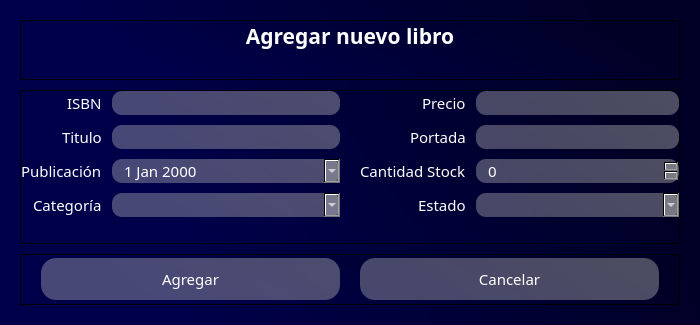
<?xml version="1.0" encoding="UTF-8"?>
<ui version="4.0">
 <class>Dialog</class>
 <widget class="QDialog" name="Dialog">
  <property name="geometry">
   <rect>
    <x>0</x>
    <y>0</y>
    <width>700</width>
    <height>325</height>
   </rect>
  </property>
  <property name="windowTitle">
   <string>Agregar nuevo libro</string>
  </property>
  <property name="windowIcon">
   <iconset>
    <normaloff>../icons/book.png</normaloff>../icons/book.png</iconset>
  </property>
  <property name="whatsThis">
   <string/>
  </property>
  <property name="styleSheet">
   <string notr="true"/>
  </property>
  <property name="modal">
   <bool>true</bool>
  </property>
  <layout class="QVBoxLayout" name="verticalLayout">
   <property name="spacing">
    <number>0</number>
   </property>
   <property name="leftMargin">
    <number>0</number>
   </property>
   <property name="topMargin">
    <number>0</number>
   </property>
   <property name="rightMargin">
    <number>0</number>
   </property>
   <property name="bottomMargin">
    <number>0</number>
   </property>
   <item>
    <widget class="QWidget" name="widget" native="true">
     <property name="styleSheet">
      <string notr="true">background-color: qlineargradient(spread:pad, x1:1, y1:0.363, x2:0, y2:0.528864, stop:0.0696517 rgba(0, 0, 38, 255), stop:0.81592 rgba(0, 0, 74, 255));</string>
     </property>
     <layout class="QVBoxLayout" name="verticalLayout_2" stretch="2,6,2">
      <property name="spacing">
       <number>10</number>
      </property>
      <property name="leftMargin">
       <number>20</number>
      </property>
      <property name="topMargin">
       <number>20</number>
      </property>
      <property name="rightMargin">
       <number>20</number>
      </property>
      <property name="bottomMargin">
       <number>20</number>
      </property>
      <item>
       <widget class="QFrame" name="header">
        <property name="font">
         <font>
          <family>Candara</family>
          <pointsize>14</pointsize>
          <weight>75</weight>
          <bold>true</bold>
         </font>
        </property>
        <property name="frameShape">
         <enum>QFrame::StyledPanel</enum>
        </property>
        <property name="frameShadow">
         <enum>QFrame::Raised</enum>
        </property>
        <layout class="QVBoxLayout" name="verticalLayout_3" stretch="5,5">
         <property name="spacing">
          <number>10</number>
         </property>
         <property name="leftMargin">
          <number>0</number>
         </property>
         <property name="topMargin">
          <number>0</number>
         </property>
         <property name="rightMargin">
          <number>0</number>
         </property>
         <property name="bottomMargin">
          <number>0</number>
         </property>
         <item>
          <widget class="QLabel" name="lblTitle">
           <property name="font">
            <font>
             <family>Candara</family>
             <pointsize>16</pointsize>
             <weight>75</weight>
             <bold>true</bold>
            </font>
           </property>
           <property name="styleSheet">
            <string notr="true">color: rgb(255, 255, 255);
background-color: none;</string>
           </property>
           <property name="text">
            <string>Agregar nuevo libro</string>
           </property>
           <property name="alignment">
            <set>Qt::AlignCenter</set>
           </property>
          </widget>
         </item>
         <item>
          <widget class="QLabel" name="lblWarning">
           <property name="font">
            <font>
             <family>Candara</family>
             <pointsize>10</pointsize>
            </font>
           </property>
           <property name="styleSheet">
            <string notr="true">color: rgb(255, 255, 255);
background-color: none;</string>
           </property>
           <property name="text">
            <string/>
           </property>
           <property name="alignment">
            <set>Qt::AlignCenter</set>
           </property>
          </widget>
         </item>
        </layout>
       </widget>
      </item>
      <item>
       <widget class="QFrame" name="content">
        <property name="frameShape">
         <enum>QFrame::StyledPanel</enum>
        </property>
        <property name="frameShadow">
         <enum>QFrame::Raised</enum>
        </property>
        <layout class="QHBoxLayout" name="horizontalLayout" stretch="5,5">
         <property name="spacing">
          <number>20</number>
         </property>
         <property name="leftMargin">
          <number>0</number>
         </property>
         <property name="topMargin">
          <number>0</number>
         </property>
         <property name="rightMargin">
          <number>0</number>
         </property>
         <property name="bottomMargin">
          <number>0</number>
         </property>
         <item>
          <layout class="QFormLayout" name="formLayout">
           <property name="labelAlignment">
            <set>Qt::AlignRight|Qt::AlignTrailing|Qt::AlignVCenter</set>
           </property>
           <property name="horizontalSpacing">
            <number>10</number>
           </property>
           <property name="verticalSpacing">
            <number>10</number>
           </property>
           <item row="0" column="0">
            <widget class="QLabel" name="lblISBN">
             <property name="font">
              <font>
               <family>Candara</family>
               <pointsize>11</pointsize>
              </font>
             </property>
             <property name="styleSheet">
              <string notr="true">color: rgb(255, 255, 255);
background-color: none;</string>
             </property>
             <property name="text">
              <string>ISBN</string>
             </property>
            </widget>
           </item>
           <item row="0" column="1">
            <widget class="QLineEdit" name="txtIsbn">
             <property name="font">
              <font>
               <family>Candara</family>
               <pointsize>11</pointsize>
              </font>
             </property>
             <property name="styleSheet">
              <string notr="true">background-color: qlineargradient(spread:pad, x1:1, y1:0.363, x2:0, y2:0.528864, stop:0.0696517 rgba(184, 184, 184, 105), stop:0.81592 rgba(195, 195, 195, 94));

border-radius: 10px;
color: rgb(255, 255, 255);
padding-left: 10px;</string>
             </property>
            </widget>
           </item>
           <item row="1" column="0">
            <widget class="QLabel" name="lblTitulo">
             <property name="font">
              <font>
               <family>Candara</family>
               <pointsize>11</pointsize>
              </font>
             </property>
             <property name="styleSheet">
              <string notr="true">color: rgb(255, 255, 255);
background-color: none;</string>
             </property>
             <property name="text">
              <string>Titulo</string>
             </property>
            </widget>
           </item>
           <item row="1" column="1">
            <widget class="QLineEdit" name="txtTitulo">
             <property name="font">
              <font>
               <family>Candara</family>
               <pointsize>11</pointsize>
              </font>
             </property>
             <property name="styleSheet">
              <string notr="true">background-color: qlineargradient(spread:pad, x1:1, y1:0.363, x2:0, y2:0.528864, stop:0.0696517 rgba(184, 184, 184, 105), stop:0.81592 rgba(195, 195, 195, 94));

border-radius: 10px;
color: rgb(255, 255, 255);
padding-left: 10px;</string>
             </property>
            </widget>
           </item>
           <item row="2" column="0">
            <widget class="QLabel" name="lblFechaPub">
             <property name="font">
              <font>
               <family>Candara</family>
               <pointsize>11</pointsize>
              </font>
             </property>
             <property name="styleSheet">
              <string notr="true">color: rgb(255, 255, 255);
background-color: none;</string>
             </property>
             <property name="text">
              <string>Publicación</string>
             </property>
            </widget>
           </item>
           <item row="2" column="1">
            <widget class="QDateEdit" name="dtFechaPub">
             <property name="font">
              <font>
               <family>Candara</family>
               <pointsize>11</pointsize>
              </font>
             </property>
             <property name="styleSheet">
              <string notr="true">background-color: qlineargradient(spread:pad, x1:1, y1:0.363, x2:0, y2:0.528864, stop:0.0696517 rgba(184, 184, 184, 105), stop:0.81592 rgba(195, 195, 195, 94));

border-radius: 10px;
color: rgb(255, 255, 255);
padding-left: 10px;</string>
             </property>
             <property name="calendarPopup">
              <bool>true</bool>
             </property>
            </widget>
           </item>
           <item row="3" column="0">
            <widget class="QLabel" name="lblCategoria">
             <property name="font">
              <font>
               <family>Candara</family>
               <pointsize>11</pointsize>
              </font>
             </property>
             <property name="styleSheet">
              <string notr="true">color: rgb(255, 255, 255);
background-color: none;</string>
             </property>
             <property name="text">
              <string>Categoría</string>
             </property>
            </widget>
           </item>
           <item row="3" column="1">
            <widget class="QComboBox" name="cbCategoria">
             <property name="font">
              <font>
               <family>Candara</family>
               <pointsize>11</pointsize>
              </font>
             </property>
             <property name="cursor">
              <cursorShape>PointingHandCursor</cursorShape>
             </property>
             <property name="toolTip">
              <string>Categorías</string>
             </property>
             <property name="styleSheet">
              <string notr="true">background-color: qlineargradient(spread:pad, x1:1, y1:0.363, x2:0, y2:0.528864, stop:0.0696517 rgba(184, 184, 184, 105), stop:0.81592 rgba(195, 195, 195, 94));

border-radius: 10px;
color: rgb(255, 255, 255);
padding-left: 10px;</string>
             </property>
            </widget>
           </item>
          </layout>
         </item>
         <item>
          <layout class="QFormLayout" name="formLayout_3">
           <property name="labelAlignment">
            <set>Qt::AlignRight|Qt::AlignTrailing|Qt::AlignVCenter</set>
           </property>
           <property name="horizontalSpacing">
            <number>10</number>
           </property>
           <property name="verticalSpacing">
            <number>10</number>
           </property>
           <item row="0" column="0">
            <widget class="QLabel" name="lblPrecio">
             <property name="font">
              <font>
               <family>Candara</family>
               <pointsize>11</pointsize>
              </font>
             </property>
             <property name="styleSheet">
              <string notr="true">color: rgb(255, 255, 255);
background-color: none;</string>
             </property>
             <property name="text">
              <string>Precio</string>
             </property>
            </widget>
           </item>
           <item row="0" column="1">
            <widget class="QLineEdit" name="txtPrecio">
             <property name="font">
              <font>
               <family>Candara</family>
               <pointsize>11</pointsize>
              </font>
             </property>
             <property name="styleSheet">
              <string notr="true">background-color: qlineargradient(spread:pad, x1:1, y1:0.363, x2:0, y2:0.528864, stop:0.0696517 rgba(184, 184, 184, 105), stop:0.81592 rgba(195, 195, 195, 94));

border-radius: 10px;
color: rgb(255, 255, 255);
padding-left: 10px;</string>
             </property>
            </widget>
           </item>
           <item row="1" column="0">
            <widget class="QLabel" name="lblPortada">
             <property name="font">
              <font>
               <family>Candara</family>
               <pointsize>11</pointsize>
              </font>
             </property>
             <property name="styleSheet">
              <string notr="true">color: rgb(255, 255, 255);
background-color: none;</string>
             </property>
             <property name="text">
              <string>Portada</string>
             </property>
            </widget>
           </item>
           <item row="1" column="1">
            <widget class="QLineEdit" name="txtPortada">
             <property name="font">
              <font>
               <family>Candara</family>
               <pointsize>11</pointsize>
              </font>
             </property>
             <property name="styleSheet">
              <string notr="true">background-color: qlineargradient(spread:pad, x1:1, y1:0.363, x2:0, y2:0.528864, stop:0.0696517 rgba(184, 184, 184, 105), stop:0.81592 rgba(195, 195, 195, 94));

border-radius: 10px;
color: rgb(255, 255, 255);
padding-left: 10px;</string>
             </property>
            </widget>
           </item>
           <item row="2" column="0">
            <widget class="QLabel" name="lblCantidadStock">
             <property name="font">
              <font>
               <family>Candara</family>
               <pointsize>11</pointsize>
              </font>
             </property>
             <property name="styleSheet">
              <string notr="true">color: rgb(255, 255, 255);
background-color: none;</string>
             </property>
             <property name="text">
              <string>Cantidad Stock</string>
             </property>
            </widget>
           </item>
           <item row="3" column="0">
            <widget class="QLabel" name="lblEstado">
             <property name="font">
              <font>
               <family>Candara</family>
               <pointsize>11</pointsize>
              </font>
             </property>
             <property name="styleSheet">
              <string notr="true">color: rgb(255, 255, 255);
background-color: none;</string>
             </property>
             <property name="text">
              <string>Estado</string>
             </property>
            </widget>
           </item>
           <item row="3" column="1">
            <widget class="QComboBox" name="cbEstado">
             <property name="font">
              <font>
               <family>Candara</family>
               <pointsize>11</pointsize>
              </font>
             </property>
             <property name="cursor">
              <cursorShape>PointingHandCursor</cursorShape>
             </property>
             <property name="toolTip">
              <string>Estados</string>
             </property>
             <property name="styleSheet">
              <string notr="true">background-color: qlineargradient(spread:pad, x1:1, y1:0.363, x2:0, y2:0.528864, stop:0.0696517 rgba(184, 184, 184, 105), stop:0.81592 rgba(195, 195, 195, 94));

border-radius: 10px;
color: rgb(255, 255, 255);
padding-left: 10px;</string>
             </property>
            </widget>
           </item>
           <item row="2" column="1">
            <widget class="QSpinBox" name="spCantidadStock">
             <property name="font">
              <font>
               <family>Candara</family>
               <pointsize>11</pointsize>
              </font>
             </property>
             <property name="styleSheet">
              <string notr="true">background-color: qlineargradient(spread:pad, x1:1, y1:0.363, x2:0, y2:0.528864, stop:0.0696517 rgba(184, 184, 184, 105), stop:0.81592 rgba(195, 195, 195, 94));

border-radius: 10px;
color: rgb(255, 255, 255);
padding-left: 10px;</string>
             </property>
             <property name="maximum">
              <number>99999</number>
             </property>
            </widget>
           </item>
          </layout>
         </item>
        </layout>
       </widget>
      </item>
      <item>
       <widget class="QFrame" name="footer">
        <property name="frameShape">
         <enum>QFrame::StyledPanel</enum>
        </property>
        <property name="frameShadow">
         <enum>QFrame::Raised</enum>
        </property>
        <layout class="QHBoxLayout" name="horizontalLayout_2">
         <property name="spacing">
          <number>20</number>
         </property>
         <property name="leftMargin">
          <number>20</number>
         </property>
         <property name="topMargin">
          <number>0</number>
         </property>
         <property name="rightMargin">
          <number>20</number>
         </property>
         <property name="bottomMargin">
          <number>0</number>
         </property>
         <item>
          <widget class="QPushButton" name="btnAgregar">
           <property name="font">
            <font>
             <family>Candara</family>
             <pointsize>11</pointsize>
            </font>
           </property>
           <property name="cursor">
            <cursorShape>PointingHandCursor</cursorShape>
           </property>
           <property name="toolTip">
            <string>Agregar datos</string>
           </property>
           <property name="styleSheet">
            <string notr="true">QPushButton#btnAgregar{
	background-color: qlineargradient(spread:pad, x1:1, y1:0.363, x2:0, y2:0.528864, stop:0.0696517 rgba(184, 184, 184, 105), stop:0.81592 rgba(195, 195, 195, 94));
	
	color: rgba(255, 255, 255);
	border-radius: 15px;
	padding: 10px;
}

QPushButton#btnAgregar:hover{
	background-color: qlineargradient(spread:pad, x1:1, y1:0.363, x2:0, y2:0.528864, stop:0.0696517 rgba(150, 150, 150, 255), stop:0.81592 rgba(201, 201, 201, 255));
}

QPushButton#btnAgregar:pressed{
	background-color: rgb(173, 173, 173);
}</string>
           </property>
           <property name="text">
            <string>Agregar</string>
           </property>
          </widget>
         </item>
         <item>
          <widget class="QPushButton" name="btnCancelar">
           <property name="font">
            <font>
             <family>Candara</family>
             <pointsize>11</pointsize>
            </font>
           </property>
           <property name="cursor">
            <cursorShape>PointingHandCursor</cursorShape>
           </property>
           <property name="toolTip">
            <string>Cancelar</string>
           </property>
           <property name="styleSheet">
            <string notr="true">QPushButton#btnCancelar{
	background-color: qlineargradient(spread:pad, x1:1, y1:0.363, x2:0, y2:0.528864, stop:0.0696517 rgba(184, 184, 184, 105), stop:0.81592 rgba(195, 195, 195, 94));
	
	color: rgba(255, 255, 255);
	border-radius: 15px;
	padding: 10px;
}

QPushButton#btnCancelar:hover{
	background-color: qlineargradient(spread:pad, x1:1, y1:0.363, x2:0, y2:0.528864, stop:0.0696517 rgba(150, 150, 150, 255), stop:0.81592 rgba(201, 201, 201, 255));
}

QPushButton#btnCancelar:pressed{
	background-color: rgb(173, 173, 173);
}</string>
           </property>
           <property name="text">
            <string>Cancelar</string>
           </property>
          </widget>
         </item>
        </layout>
       </widget>
      </item>
     </layout>
    </widget>
   </item>
  </layout>
 </widget>
 <resources/>
 <connections/>
</ui>
